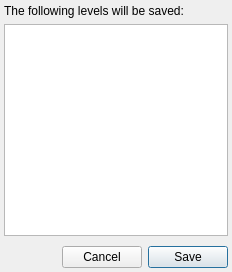
<?xml version="1.0" encoding="UTF-8"?>
<ui version="4.0">
 <class>SaveOverworldDialogClass</class>
 <widget class="QDialog" name="SaveOverworldDialogClass">
  <property name="geometry">
   <rect>
    <x>0</x>
    <y>0</y>
    <width>232</width>
    <height>272</height>
   </rect>
  </property>
  <property name="windowTitle">
   <string>Confirm Save</string>
  </property>
  <layout class="QVBoxLayout" name="verticalLayout_2">
   <property name="leftMargin">
    <number>2</number>
   </property>
   <property name="topMargin">
    <number>2</number>
   </property>
   <property name="rightMargin">
    <number>2</number>
   </property>
   <property name="bottomMargin">
    <number>2</number>
   </property>
   <item>
    <widget class="QWidget" name="widget" native="true">
     <layout class="QVBoxLayout" name="verticalLayout">
      <property name="leftMargin">
       <number>2</number>
      </property>
      <property name="topMargin">
       <number>2</number>
      </property>
      <property name="rightMargin">
       <number>2</number>
      </property>
      <property name="bottomMargin">
       <number>2</number>
      </property>
      <item>
       <widget class="QLabel" name="label">
        <property name="sizePolicy">
         <sizepolicy hsizetype="Preferred" vsizetype="Fixed">
          <horstretch>0</horstretch>
          <verstretch>0</verstretch>
         </sizepolicy>
        </property>
        <property name="text">
         <string>The following levels will be saved:</string>
        </property>
       </widget>
      </item>
      <item>
       <widget class="QListWidget" name="levelsList">
        <property name="sizePolicy">
         <sizepolicy hsizetype="Preferred" vsizetype="Preferred">
          <horstretch>0</horstretch>
          <verstretch>0</verstretch>
         </sizepolicy>
        </property>
       </widget>
      </item>
     </layout>
    </widget>
   </item>
   <item>
    <widget class="QWidget" name="widget_2" native="true">
     <property name="sizePolicy">
      <sizepolicy hsizetype="Preferred" vsizetype="Fixed">
       <horstretch>0</horstretch>
       <verstretch>0</verstretch>
      </sizepolicy>
     </property>
     <layout class="QHBoxLayout" name="horizontalLayout">
      <property name="leftMargin">
       <number>2</number>
      </property>
      <property name="topMargin">
       <number>2</number>
      </property>
      <property name="rightMargin">
       <number>2</number>
      </property>
      <property name="bottomMargin">
       <number>2</number>
      </property>
      <item>
       <spacer name="horizontalSpacer">
        <property name="orientation">
         <enum>Qt::Horizontal</enum>
        </property>
        <property name="sizeHint" stdset="0">
         <size>
          <width>40</width>
          <height>20</height>
         </size>
        </property>
       </spacer>
      </item>
      <item>
       <widget class="QPushButton" name="cancelButton">
        <property name="minimumSize">
         <size>
          <width>75</width>
          <height>0</height>
         </size>
        </property>
        <property name="text">
         <string>Cancel</string>
        </property>
        <property name="autoDefault">
         <bool>false</bool>
        </property>
       </widget>
      </item>
      <item>
       <widget class="QPushButton" name="saveButton">
        <property name="minimumSize">
         <size>
          <width>75</width>
          <height>0</height>
         </size>
        </property>
        <property name="text">
         <string>Save</string>
        </property>
        <property name="autoDefault">
         <bool>true</bool>
        </property>
        <property name="default">
         <bool>true</bool>
        </property>
       </widget>
      </item>
     </layout>
    </widget>
   </item>
  </layout>
 </widget>
 <layoutdefault spacing="6" margin="11"/>
 <resources/>
 <connections>
  <connection>
   <sender>saveButton</sender>
   <signal>clicked()</signal>
   <receiver>SaveOverworldDialogClass</receiver>
   <slot>accept()</slot>
   <hints>
    <hint type="sourcelabel">
     <x>141</x>
     <y>219</y>
    </hint>
    <hint type="destinationlabel">
     <x>132</x>
     <y>118</y>
    </hint>
   </hints>
  </connection>
  <connection>
   <sender>cancelButton</sender>
   <signal>clicked()</signal>
   <receiver>SaveOverworldDialogClass</receiver>
   <slot>reject()</slot>
   <hints>
    <hint type="sourcelabel">
     <x>221</x>
     <y>219</y>
    </hint>
    <hint type="destinationlabel">
     <x>132</x>
     <y>118</y>
    </hint>
   </hints>
  </connection>
 </connections>
</ui>
